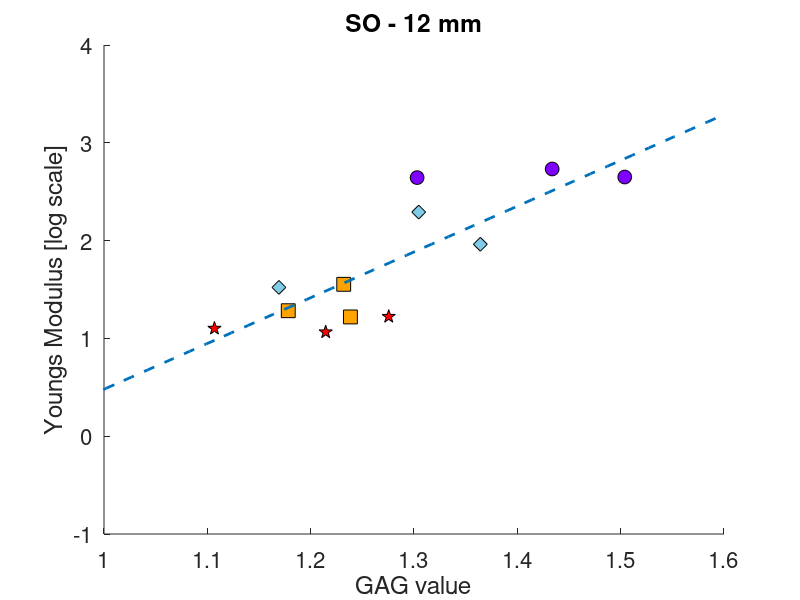

Write MATLAB code to recreate this figure.
clearvars

load('data_matrix_raman_cartilage.mat');

%% Individual spectra and sample

% time 00

sample_102_mech = (657.7951082 + 422.4702217)/2;
sample_102_so1 = mean(max(so1_spectra(so1_tag == 1, 260:294), [], 2));
sample_102_so2 = mean(max(so2_spectra(so2_tag == 1, 260:294), [], 2));
sample_102_so3 = mean(max(so3_spectra(so3_tag == 1, 260:294), [], 2));
sample_102_so4 = mean(max(so4_spectra(so4_tag == 1, 260:294), [], 2));

sample_301_mech = (368.86 + 512.4)/2;
sample_301_so1 = mean(max(so1_spectra(so1_tag == 2, 260:294), [], 2));
sample_301_so2 = mean(max(so2_spectra(so2_tag == 2, 260:294), [], 2));
sample_301_so3 = mean(max(so3_spectra(so3_tag == 2, 260:294), [], 2));
sample_301_so4 = mean(max(so4_spectra(so4_tag == 2, 260:294), [], 2));

sample_601_mech = (481.4255655 + 412.2668481)/2;
sample_601_so1 = mean(max(so1_spectra(so1_tag == 3, 260:294), [], 2));
sample_601_so2 = mean(max(so2_spectra(so2_tag == 3, 260:294), [], 2));
sample_601_so3 = mean(max(so3_spectra(so3_tag == 3, 260:294), [], 2));
sample_601_so4 = mean(max(so4_spectra(so4_tag == 3, 260:294), [], 2));

% time 03

sample_201_mech = (47.42 + 19.057)/2;
sample_201_so1 = mean(max(so1_spectra(so1_tag == 31, 260:294), [], 2));
sample_201_so2 = mean(max(so2_spectra(so2_tag == 31, 260:294), [], 2));
sample_201_so3 = mean(max(so3_spectra(so3_tag == 31, 260:294), [], 2));
sample_201_so4 = mean(max(so4_spectra(so4_tag == 31, 260:294), [], 2));

sample_602_mech = 195.74;
sample_602_so1 = mean(max(so1_spectra(so1_tag == 33, 260:294), [], 2));
sample_602_so2 = mean(max(so2_spectra(so2_tag == 33, 260:294), [], 2));
sample_602_so3 = mean(max(so3_spectra(so3_tag == 33, 260:294), [], 2));
sample_602_so4 = mean(max(so4_spectra(so4_tag == 33, 260:294), [], 2));

sample_701_mech = (61.38749937 + 122.0448621)/2;
sample_701_so1 = mean(max(so1_spectra(so1_tag == 34, 260:294), [], 2));
sample_701_so2 = mean(max(so2_spectra(so2_tag == 34, 260:294), [], 2));
sample_701_so3 = mean(max(so3_spectra(so3_tag == 34, 260:294), [], 2));
sample_701_so4 = mean(max(so4_spectra(so4_tag == 34, 260:294), [], 2));

% time 06

sample_302_mech = (24.72456171 + 13.65399779)/2;
sample_302_so1 = mean(max(so1_spectra(so1_tag == 61, 260:294), [], 2));
sample_302_so2 = mean(max(so2_spectra(so2_tag == 61, 260:294), [], 2));
sample_302_so3 = mean(max(so3_spectra(so3_tag == 61, 260:294), [], 2));
sample_302_so4 = mean(max(so4_spectra(so4_tag == 61, 260:294), [], 2));

sample_401_mech = (16.79175336 + 16.35645779)/2;
sample_401_so1 = mean(max(so1_spectra(so1_tag == 62, 260:294), [], 2));
sample_401_so2 = mean(max(so2_spectra(so2_tag == 62, 260:294), [], 2));
sample_401_so3 = mean(max(so3_spectra(so3_tag == 62, 260:294), [], 2));
sample_401_so4 = mean(max(so4_spectra(so4_tag == 62, 260:294), [], 2));

sample_702_mech = (42.19193007 + 29.25662341)/2;
sample_702_so1 = mean(max(so1_spectra(so1_tag == 63, 260:294), [], 2));
sample_702_so2 = mean(max(so2_spectra(so2_tag == 63, 260:294), [], 2));
sample_702_so3 = mean(max(so3_spectra(so3_tag == 63, 260:294), [], 2));
sample_702_so4 = mean(max(so4_spectra(so4_tag == 63, 260:294), [], 2));

% time 09

sample_101_mech = (14.51211953 + 10.76077209)/2;
sample_101_so1 = mean(max(so1_spectra(so1_tag == 91, 260:294), [], 2));
sample_101_so2 = mean(max(so2_spectra(so2_tag == 91, 260:294), [], 2));
sample_101_so3 = mean(max(so3_spectra(so3_tag == 91, 260:294), [], 2));
sample_101_so4 = mean(max(so4_spectra(so4_tag == 91, 260:294), [], 2));

sample_402_mech = (15.71209727 + 17.71411142)/2;
sample_402_so1 = mean(max(so1_spectra(so1_tag == 92, 260:294), [], 2));
sample_402_so2 = mean(max(so2_spectra(so2_tag == 92, 260:294), [], 2));
sample_402_so3 = mean(max(so3_spectra(so3_tag == 92, 260:294), [], 2));
sample_402_so4 = mean(max(so4_spectra(so4_tag == 92, 260:294), [], 2));

sample_502_mech = 11.6033475604604;
sample_502_so1 = mean(max(so1_spectra(so1_tag == 93, 260:294), [], 2));
sample_502_so2 = mean(max(so2_spectra(so2_tag == 93, 260:294), [], 2));
sample_502_so3 = mean(max(so3_spectra(so3_tag == 93, 260:294), [], 2));
sample_502_so4 = mean(max(so4_spectra(so4_tag == 93, 260:294), [], 2));

%%

all_mean_mech_val = [sample_102_mech; sample_301_mech; sample_601_mech; ...
sample_201_mech; sample_602_mech; sample_701_mech; ...
sample_302_mech; sample_401_mech; sample_702_mech; ...
sample_101_mech; sample_402_mech; sample_502_mech];

all_mean_so1_val = [sample_102_so1; sample_301_so1; sample_601_so1; ...
sample_201_so1; sample_602_so1; sample_701_so1; ...
sample_302_so1; sample_401_so1; sample_702_so1; ...
sample_101_so1; sample_402_so1; sample_502_so1];

all_mean_so2_val = [sample_102_so2; sample_301_so2; sample_601_so2; ...
sample_201_so2; sample_602_so2; sample_701_so2; ...
sample_302_so2; sample_401_so2; sample_702_so2; ...
sample_101_so2; sample_402_so2; sample_502_so2];

all_mean_so3_val = [sample_102_so3; sample_301_so3; sample_601_so3; ...
sample_201_so3; sample_602_so3; sample_701_so3; ...
sample_302_so3; sample_401_so3; sample_702_so3; ...
sample_101_so3; sample_402_so3; sample_502_so3];

all_mean_so4_val = [sample_102_so4; sample_301_so4; sample_601_so4; ...
sample_201_so4; sample_602_so4; sample_701_so4; ...
sample_302_so4; sample_401_so4; sample_702_so4; ...
sample_101_so4; sample_402_so4; sample_502_so4];

%%

figure;
plot_val = all_mean_so4_val;
log_mech_val = log10(all_mean_mech_val);
sz = 100;

scatter(plot_val(1:3), log10(all_mean_mech_val(1:3)),sz,'filled', 'MarkerEdgeColor',[0 0 0],...
              'MarkerFaceColor',[0.5 0 1])
hold on
scatter(plot_val(4:6), log10(all_mean_mech_val(4:6)),sz,'d', 'filled', 'MarkerEdgeColor',[0 0 0],...
              'MarkerFaceColor',[0.5 0.8 0.9])
scatter(plot_val(7:9), log10(all_mean_mech_val(7:9)),sz, 'square', 'filled', 'MarkerEdgeColor',[0 0 0],...
              'MarkerFaceColor',[1 0.64 0])
scatter(plot_val(10:12), log10(all_mean_mech_val(10:12)),sz, 'pentagram', 'filled', 'MarkerEdgeColor',[0 0 0],...
              'MarkerFaceColor',[1 0 0])

% for so4
% r -sq = 0.67
x = linspace(0.8, 1.6, 100);
m = 4.68;
c = -4.2;
y = m.*x + c;
plot(x,y, '--', 'Linewidth', 2);

set(gca, 'Fontsize', 16)
xlabel('GAG value')
ylabel('Youngs Modulus [log scale]')
xlim([1 1.6])
title('SO - 12 mm')

r_sq = corrcoef(plot_val, log_mech_val).^2